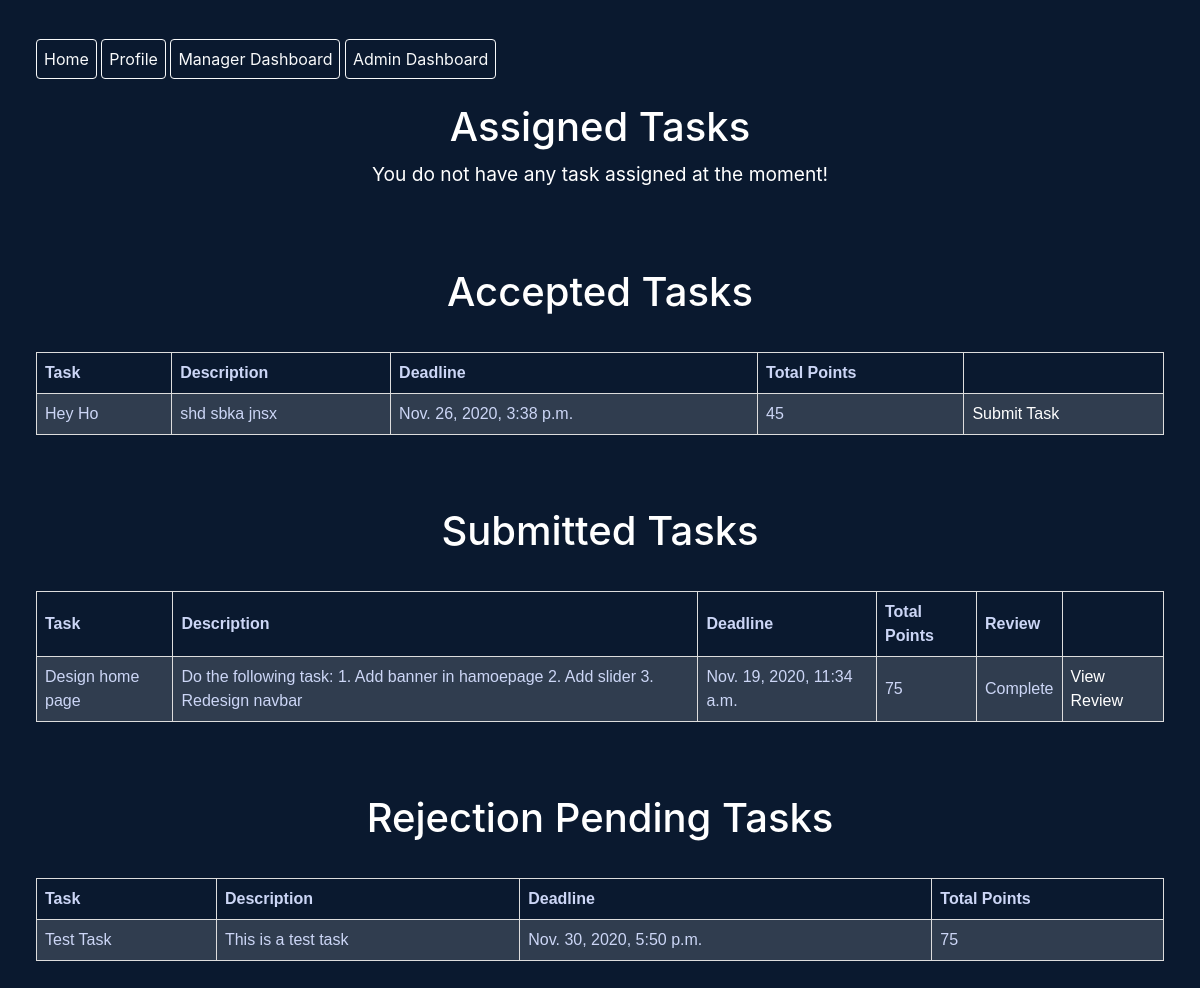
The app's page / (signed in), older data.
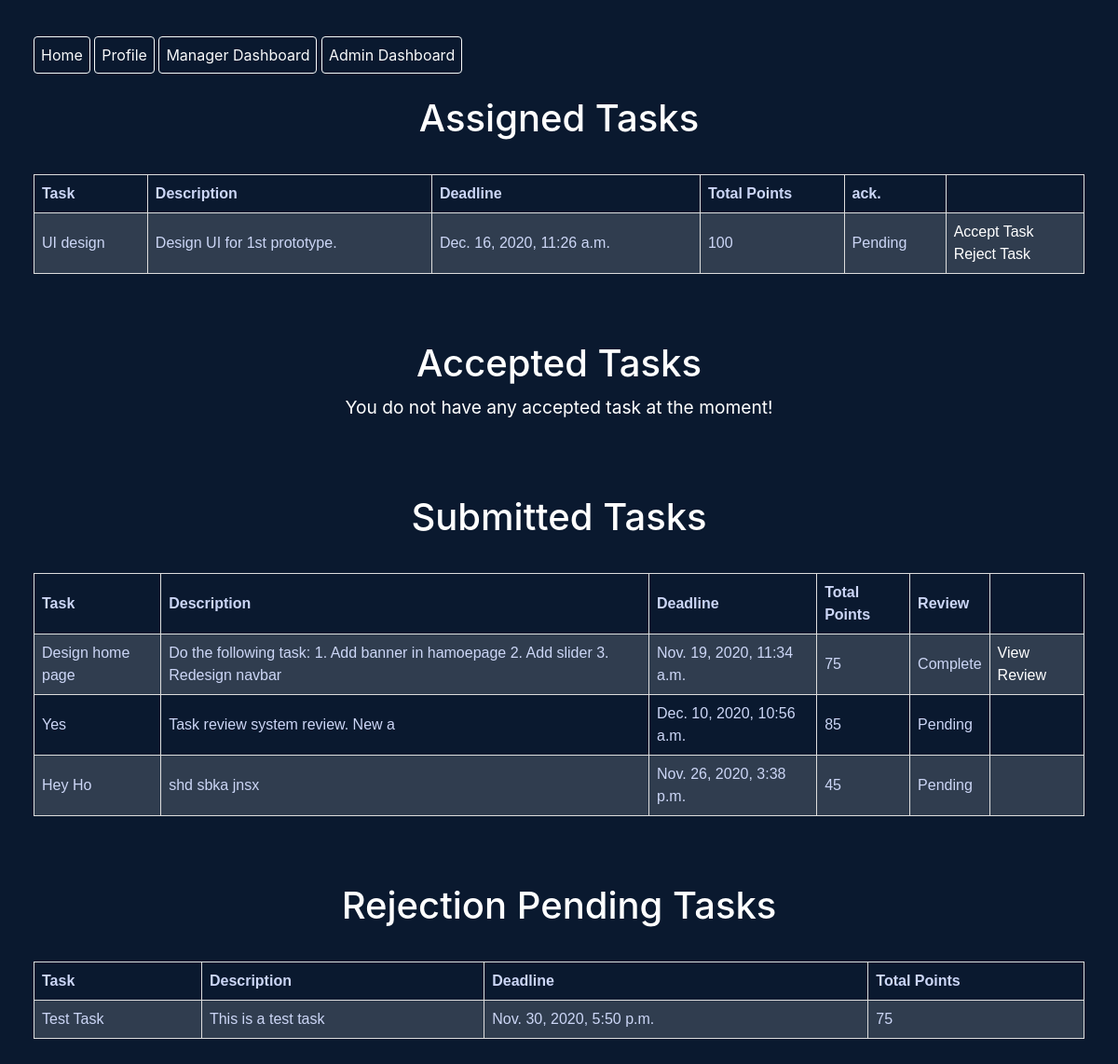
The same page, newer data.
### createMode/models.py (models this page shows, shortened)
class Task(models.Model):
	title = models.CharField(max_length=240)
	description = models.TextField()
	total_points = models.PositiveIntegerField(validators=[MinValueValidator(10), MaxValueValidator(100)])
	department = models.ForeignKey(Department, on_delete=models.CASCADE)
	deadline = models.DateTimeField()
	assigned_to = models.ForeignKey(User, on_delete=models.SET_NULL, blank=True, null=True, related_name='assigned_to_user')
	created_by = models.ForeignKey(User, on_delete=models.SET_NULL, blank=True, null=True, related_name='created_by_user')
	created_at = models.DateTimeField(auto_now_add=True)
	submitted = models.BooleanField(default=False)
	reviewed = models.BooleanField(default=False)
	review_id = models.PositiveIntegerField(blank=True, null=True)
	is_accepted = models.BooleanField(default=False)
	is_rejected = models.BooleanField(default=False)
	reject_feedback_id = models.PositiveIntegerField(blank=True, null=True)

### core/views.py (the view)
# urls.py: path('', adminIndex.as_view(), name='admin-index'),
@login_required(login_url='/login')
def index(request):
	EPIRecord = EmployeePersonalInfo.objects.filter(user= request.user)
	if not EPIRecord:
		messages.info(request, f'Please update your personal information.')
		return redirect('core:add-personal-info')
	EEIRecord = EmployeeEducationInfo.objects.filter(user= request.user)
	if not EEIRecord:
		messages.info(request, f'Please update your educational information.')
		return redirect('core:add-education-info')
	EExIRecord = EmployeeExperienceInfo.objects.filter(user= request.user)
	if not EExIRecord:
		messages.info(request, f'Please update your experience information.')
		return redirect('core:add-experience-info')
	isManager = False
	EJI = EmployeeJobInfo.objects.filter(user = request.user)
	if EJI and EJI[0].isManager == True:
		isManager = True
	tasks = Task.objects.filter(assigned_to = request.user)
	context = {
		'assigned_tasks' : tasks.filter(is_accepted = False).filter(is_rejected = False),
		'accepted_tasks' : tasks.filter(is_accepted = True).filter(submitted = False),
		'rejected_tasks' : tasks.filter(is_rejected = True),
		'submitted_tasks' : tasks.filter(submitted = True),
	}
	return render(request, 'core/index.html', context)

### core/context_processors.py (called while the page is built)
def check_authorization(request):
	if request.user.is_superuser:
		user_is_admin = True
	else:
		user_is_admin = False
	if request.user.is_authenticated:
		user_is_authenticated = True
		jobinfo = EmployeeJobInfo.objects.filter(user = request.user)[0]
		if jobinfo and jobinfo.isManager == True:
			user_is_manager = True
		else:
			user_is_manager = False
	else:
		user_is_authenticated = False
		user_is_manager = False
	return {
		'user_is_authenticated' : user_is_authenticated,
		'user_is_admin': user_is_admin,
		'user_is_manager' : user_is_manager,
	}

### core/templates/core/index.html (shortened to what this page needs)
{% extends 'core/base.html' %}
{% load static %}
{% block content %}
	<div class="">
		<h1>Assigned Tasks</h1>
		{% if assigned_tasks %}
			<table>
				<tr>
					<th>Task</th>
					<th>Description</th>
					<th>Deadline</th>
					<th>Total Points</th>
					<th>ack.</th>
					<th></th>
				</tr>
					{% for task in assigned_tasks %}
						<tr>
					    	<td>
					    		{{ task.title}}
					    	</a></td>
					    	<td> {{ task.description }}</td>
					    	<td>
								{{ task.deadline }}
					    	</td>
					    	<td>
					    		{{ task.total_points }}
					    	</td>
					    	<td>
					    		Pending
					    	</td>
					    	<td>
					    		<a href="{% url 'createMode:accept-task' task.pk %}">Accept Task</a> <br>
					    		<a href="{% url 'createMode:reject-task' task.pk %}">Reject Task</a>
					    	</td>
					    </tr>
					{% endfor %}
			</table>
		{% else %}
			<h4 class='msg'> <small>You do not have any task assigned at the moment! </small></h4>
		{% endif %}
		<br><br><br>
		<h1>Accepted Tasks</h1>
		{% if accepted_tasks %}
			<table>
				<tr>
					<th>Task</th>
					<th>Description</th>
					<th>Deadline</th>
					<th>Total Points</th>
					<th></th>
				</tr>
					{% for task in accepted_tasks %}
						<tr>
					    	<td>
					    		{{ task.title}}
					    	</a></td>
					    	<td> {{ task.description }}</td>
					    	<td>
								{{ task.deadline }}
					    	</td>
					    	<td>
					    		{{ task.total_points }}
					    	</td>
					    	<td>
					    		<a href="{% url 'createMode:submit-task' task.pk %}">Submit Task</a>
					    	</td>
					    </tr>
					{% endfor %}
			</table>
		{% else %}
			<h4 class='msg'> <small>You do not have any accepted task  at the moment! </small></h4>
		{% endif %}
		<br><br><br>
		<h1>Submitted Tasks</h1>
		{% if submitted_tasks %}
			<table>
				<tr>
					<th>Task</th>
					<th>Description</th>
					<th>Deadline</th>
					<th>Total Points</th>
					<th>Review</th>
					<th></th>
				</tr>
					{% for task in submitted_tasks %}
						<tr>
					    	<td>
					    		{{ task.title}}
					    	</a></td>
					    	<td> {{ task.description }}</td>
					    	<td>
								{{ task.deadline }}
					    	</td>
					    	<td>
					    		{{ task.total_points }}
					    	</td>
					    	<td>
					    		{% if task.reviewed is True %}
					    			Complete
					    		{% else %}
					    			Pending
					    		{% endif %}
					    	</td>
					    	<td>
					    		{% if task.reviewed is True %}
					    			<a href="{% url 'core:task-review-details' task.review_id %}">
					    				View Review
					    			</a>
					    		{% endif %}
					    	</td>
					    </tr>
					{% endfor %}
			</table>
		{% else %}
			<h4 class='msg'> <small>You do not have any submitted task  at the moment! </small></h4>
		{% endif %}
		<br><br><br>
		<h1>Rejection Pending Tasks</h1>
		{% if rejected_tasks %}
			<table>
				<tr>
					<th>Task</th>
					<th>Description</th>
					<th>Deadline</th>
					<th>Total Points</th>
				</tr>
					{% for task in rejected_tasks %}
						<tr>
					    	<td>
					    		{{ task.title}}
					    	</a></td>
					    	<td> {{ task.description }}</td>
					    	<td>
								{{ task.deadline }}
					    	</td>
					    	<td>
					    		{{ task.total_points }}
					    	</td>
					    </tr>
					{% endfor %}
			</table>
		{% else %}
			<h4 class='msg'> <small>You do not have any submitted task  at the moment! </small></h4>
		{% endif %}
		<br><br><br>
	</div>
{% endblock %}

### core/templates/core/base.html (shortened to what this page needs)
{% load static %}
<!DOCTYPE html>
<html>
<head>
	<link rel="stylesheet" type="text/css" href="{% static 'core/bootstrap.min.css' %}">
	<link rel="stylesheet" href="https://use.fontawesome.com/releases/v5.0.8/css/all.css">
	<link rel="stylesheet" type="text/css" href="{% static 'core/style.css' %}">
	<link rel="stylesheet" type="text/css" href="{% static 'assignment/style.css' %}">
</head>
<body>
		{% if user_is_authenticated %}
		<div class="box-element mt-4">
			<a class="btn btn-outline-light" href="{% url 'core:index' %}">
				Home
			</a>
			<a class="btn btn-outline-light" href="{% url 'core:profile' %}">
				Profile
			</a>
			{% if user_is_manager %}
				<a class="btn btn-outline-light" href="{% url 'core:manager-dashboard' %}">
					Manager Dashboard
				</a>
			{% endif %}
			{% if user_is_admin %}
				<a class="btn btn-outline-light" href="{% url 'assignment:admin-index' %}">
					Admin Dashboard
				</a>
			{% endif %}
		</div>
		{% endif %}
		<br>
	{% block content %}
	{% endblock %}
</body>
</html>

### core/static/core/style.css (style rules this page uses)
html, body { background-color: #0a192f; color: rgb(204, 214, 246); }
h1, h2, h3, h4, h5 { color: white; }
.btn { margin-top: 15px; padding: 7px; cursor: pointer; }
table { width: 350px; padding: 15px 100px; }
.msg { text-align: center; }

### assignment/static/assignment/style.css (style rules this page uses)
table { font-family: arial, sans-serif; border-collapse: collapse; width: 94%; margin-left: 3%; margin-top: 3% }
td, th { border: 1px solid #dddddd; text-align: left; padding: 8px; }
tr:nth-child(even) { background-color: #dddddd2e; }
a { color: black; text-decoration: none; }
h1,h3 { text-align: center; }
td > a { color: white; }
.box-element { padding-left: 3%; }

Row changes from the older to the newer data that the page shows:
now on this page (row edited): Task: title "UI design", description "Design UI for 1st prototype.", deadline "Dec. 16, 2020, 11:26 a.m.", total_points "100", shown under "Assigned Tasks"
now on this page (row edited): Task: title "Yes", description "Task review system review. New a", deadline "Dec. 10, 2020, 10:56 a.m.", total_points "85", reviewed "Pending", shown under "Submitted Tasks"
changed Task "Hey Ho": moves from the list under "Accepted Tasks" to the list under "Submitted Tasks"
Text that changed along with them:
text no longer shown: "You do not have any task assigned at the moment!"
text now shown: "ack. You do not have any accepted task at the moment!"
